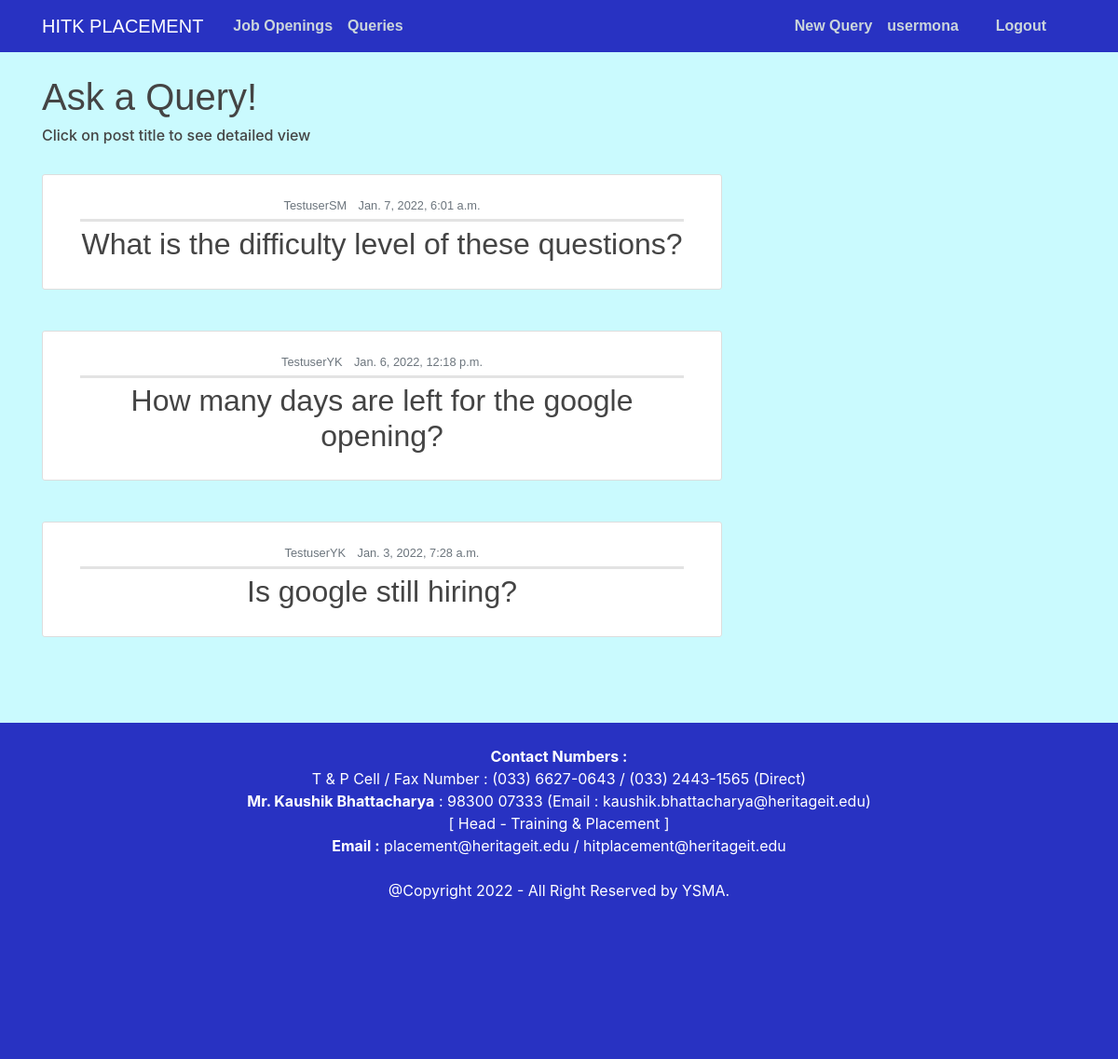
The app's page /askAQuery/ (signed in) with its own data.
### users/models.py (models this page shows, shortened)
class Profile(models.Model):
	user = models.OneToOneField(User, on_delete = models.CASCADE)
	yearOfpassing = models.IntegerField(default=2022)
	image = models.ImageField(default = 'default.jpg',upload_to='profile_pics')
	def __str__(self):
		return f'{self.user.username}'

### askAQuery/models.py (models this page shows, shortened)
class Query(models.Model):
	question = models.CharField(max_length=500)
	author = models.ForeignKey(User,on_delete=models.CASCADE)
	datePosted = models.DateTimeField(default=timezone.now)
	description = models.TextField()

### askAQuery/views.py (the view)
# urls.py: path('', views.listView, name='placement-website-askAQuery'),
@login_required
def listView(request):
    queries = Query.objects.all().order_by('-datePosted')
    context = {
        'title' : 'Queries',
        'queries' : queries,
    }
    return render(request,'askAQuery/listView.html',context)

### askAQuery/templates/askAQuery/listView.html
{% extends "home/base.html" %}
{% block content %}
    <h1 class="fst-italic text-lg-start p2">Ask a Query!</h1><h6>Click on post title to see detailed view</h6>
    <br>
    {% for query in queries %}
        <article class="media old-content-section p2">
            <div class="media-body">
                <div class="article-metadata p2">
                    <small class="text-muted mr-2">{{ query.author }}</small>
                    <small class="text-muted">{{ query.datePosted }}</small>
                </div>
                <h2><a class="article-title" href="{% url 'query-detail' query.id %}">{{ query.question }}<br></a></h2>
            </div>
            <br>
        </article>
        <br>
    {% endfor %}
{% endblock content %}

### home/templates/home/base.html (shortened to what this page needs)
{% load static %}
<!DOCTYPE html>
<html>
    <head>
        <link rel="stylesheet" href="https://stackpath.bootstrapcdn.com/bootstrap/4.3.1/css/bootstrap.min.css">
        <link rel="stylesheet" type="text/css" href="{% static 'home/main.css' %}">
    </head>
    <body style=" background-color: #cafafe;">
        <div class="page-container">
        <header class="site-header">
            <nav class="navbar navbar-expand-md navbar-dark bg-steel fixed-top">
                <div class="container p2">
                    <a class="navbar-brand mr-4 " href="{% url 'placement-website-home' %}">HITK PLACEMENT</a>
                    <div class="collapse navbar-collapse" id="navbarToggle">
                        <div class="navbar-nav mr-auto">
                            {% if user.is_authenticated %}
                                <a class="nav-item nav-link" href="{% url 'placement-website-posts' %}"><b>Job Openings</b></a>
                                <a class="nav-item nav-link" href="{% url 'placement-website-askAQuery' %}"><b>Queries</b></a>
                            {% endif %}
                        </div>
                        <div class="navbar-nav">
                            {% if user.is_authenticated %}
                                <a class="nav-item nav-link" href="{% url 'query-create' %}"><b>New Query</b></a>
                                <a class="nav-item nav-link mr-4" href="{% url 'profile' %}"><b>{{user.profile}}</b></a>
                                <a class="nav-item nav-link mr-4" href="{% url 'logout' %}"><b>Logout</b></a>
                            {% else %}
                                <a class="nav-item nav-link" href="{% url 'login' %}"><b>Login</b></a>
                                <a class="nav-item nav-link mr-4" href="{% url 'register' %}"><b>Register</b></a>
                            {% endif %}
                        </div>
                    </div>
                </div>
            </nav>
        </header>
        <main role="main" class="container">
            <div class="row">
                <div class="col-md-8">
                    {% block content %}{% endblock %}
                </div>
                </div>
            </main>
            <br>
            <br>
        </div>
            <footer>
                   <br>
                   <b>Contact Numbers :</b><br>
                        T & P Cell / Fax Number : (033) 6627-0643 / (033) 2443-1565 (Direct)
                    <br>
                    <b>Mr. Kaushik Bhattacharya</b> : 98300 07333 (Email : kaushik.bhattacharya@heritageit.edu)<br>
                    [ Head - Training & Placement ]
                     <br>
                    <b>Email :</b> placement@heritageit.edu /
                    hitplacement@heritageit.edu
                <br>
                <br> @Copyright 2022 - All Right Reserved by YSMA.
                <br>
            </footer>
    </body>
</html>

### home/static/home/main.css (style rules this page uses)
body { background: #fafafa; color: #333333; margin-top: 5rem; }
h1, h2, h3, h4, h5, h6 { color: #444444; }
.bg-steel { background-color: #2832c2; }
.site-header .navbar-nav .nav-link { color: #cbd5db; }
.old-content-section { background: #ffffff; text-align: center; padding: 20px 40px; border: 1px solid #dddddd; border-radius: 3px; margin-bottom: 20px; }
.article-title { color: #444444; text-align: center; }
.article-metadata { padding-bottom: 3px; margin-bottom: 5px; border-bottom: 3px solid #e3e3e3; }
.page-container { position: relative; min-height: 56vh; }
footer { position: absolute; width: 100%; height: 32%; bottom: 0x; background-color: #2832c2; color: white; text-align: center; }

### home/templates/home/base.html (style rules this page uses)
.p2 { font-family: Arial, Helvetica, sans-serif; }

### records on screen
Query: author "TestuserSM", datePosted "Jan. 7, 2022, 6:01 a.m.", question "What is the difficulty level of these questions?"
Query: author "TestuserYK", datePosted "Jan. 6, 2022, 12:18 p.m.", question "How many days are left for the google opening?"
Query: author "TestuserYK", datePosted "Jan. 3, 2022, 7:28 a.m.", question "Is google still hiring?"

### other values on screen
{{ user.profile }} "usermona"
